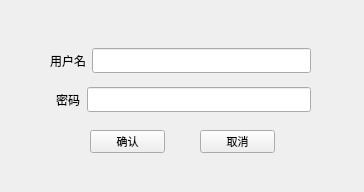
<?xml version="1.0" encoding="UTF-8"?>
<ui version="4.0">
 <class>login</class>
 <widget class="QWidget" name="login">
  <property name="geometry">
   <rect>
    <x>0</x>
    <y>0</y>
    <width>364</width>
    <height>192</height>
   </rect>
  </property>
  <property name="windowTitle">
   <string>Form</string>
  </property>
  <widget class="QPushButton" name="pushButton">
   <property name="geometry">
    <rect>
     <x>90</x>
     <y>130</y>
     <width>75</width>
     <height>23</height>
    </rect>
   </property>
   <property name="font">
    <font>
     <family>新宋体</family>
     <pointsize>8</pointsize>
    </font>
   </property>
   <property name="text">
    <string>确认</string>
   </property>
  </widget>
  <widget class="QPushButton" name="pushButton_2">
   <property name="geometry">
    <rect>
     <x>200</x>
     <y>130</y>
     <width>75</width>
     <height>23</height>
    </rect>
   </property>
   <property name="font">
    <font>
     <family>新宋体</family>
     <pointsize>8</pointsize>
    </font>
   </property>
   <property name="text">
    <string>取消</string>
   </property>
  </widget>
  <widget class="QWidget" name="verticalLayoutWidget">
   <property name="geometry">
    <rect>
     <x>50</x>
     <y>40</y>
     <width>261</width>
     <height>81</height>
    </rect>
   </property>
   <property name="font">
    <font>
     <family>新宋体</family>
     <pointsize>9</pointsize>
    </font>
   </property>
   <layout class="QVBoxLayout" name="verticalLayout">
    <item>
     <layout class="QHBoxLayout" name="horizontalLayout">
      <item>
       <widget class="QLabel" name="label">
        <property name="font">
         <font>
          <family>新宋体</family>
          <pointsize>9</pointsize>
         </font>
        </property>
        <property name="text">
         <string>用户名</string>
        </property>
       </widget>
      </item>
      <item>
       <widget class="QLineEdit" name="lineEdit">
        <property name="font">
         <font>
          <family>SimSun-ExtB</family>
          <pointsize>9</pointsize>
         </font>
        </property>
       </widget>
      </item>
     </layout>
    </item>
    <item>
     <layout class="QHBoxLayout" name="horizontalLayout_2">
      <item>
       <widget class="QLabel" name="label_2">
        <property name="font">
         <font>
          <family>新宋体</family>
          <pointsize>9</pointsize>
         </font>
        </property>
        <property name="text">
         <string>  密码</string>
        </property>
       </widget>
      </item>
      <item>
       <widget class="QLineEdit" name="lineEdit_2">
        <property name="font">
         <font>
          <family>新宋体</family>
          <pointsize>9</pointsize>
         </font>
        </property>
       </widget>
      </item>
     </layout>
    </item>
   </layout>
  </widget>
 </widget>
 <resources/>
 <connections/>
</ui>
